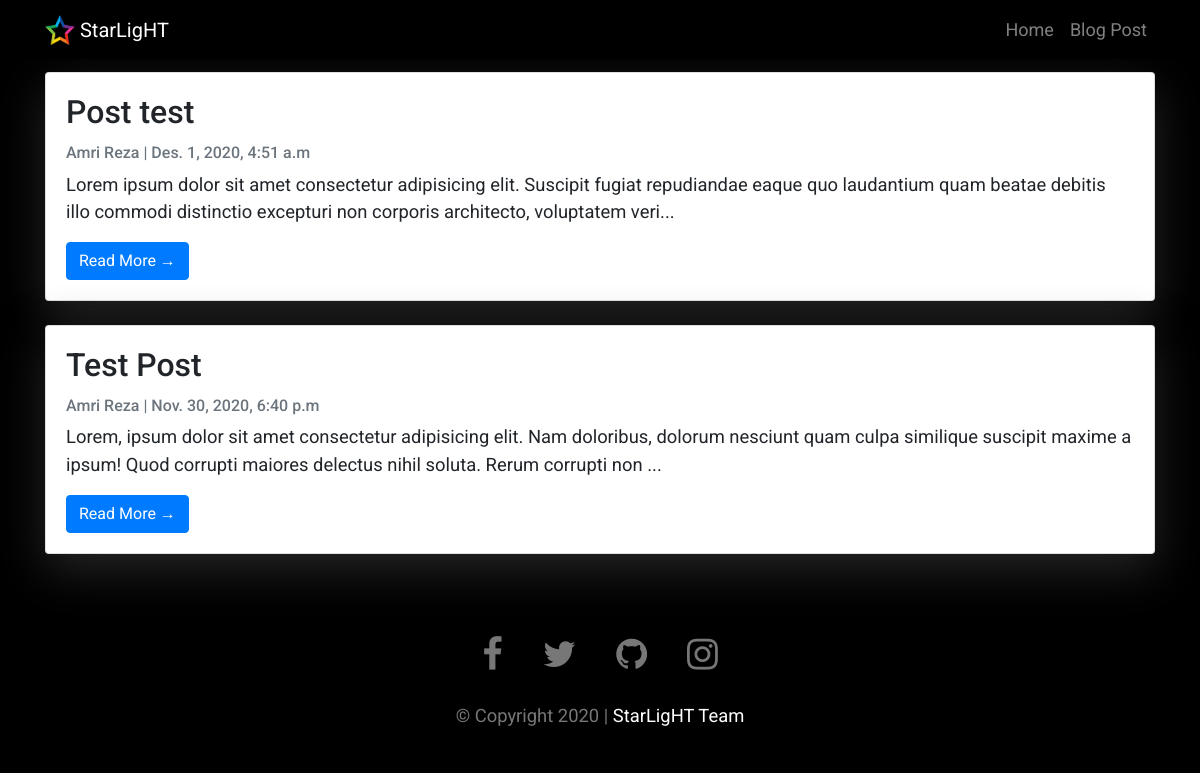
The page /blog/ on the database as committed earlier.
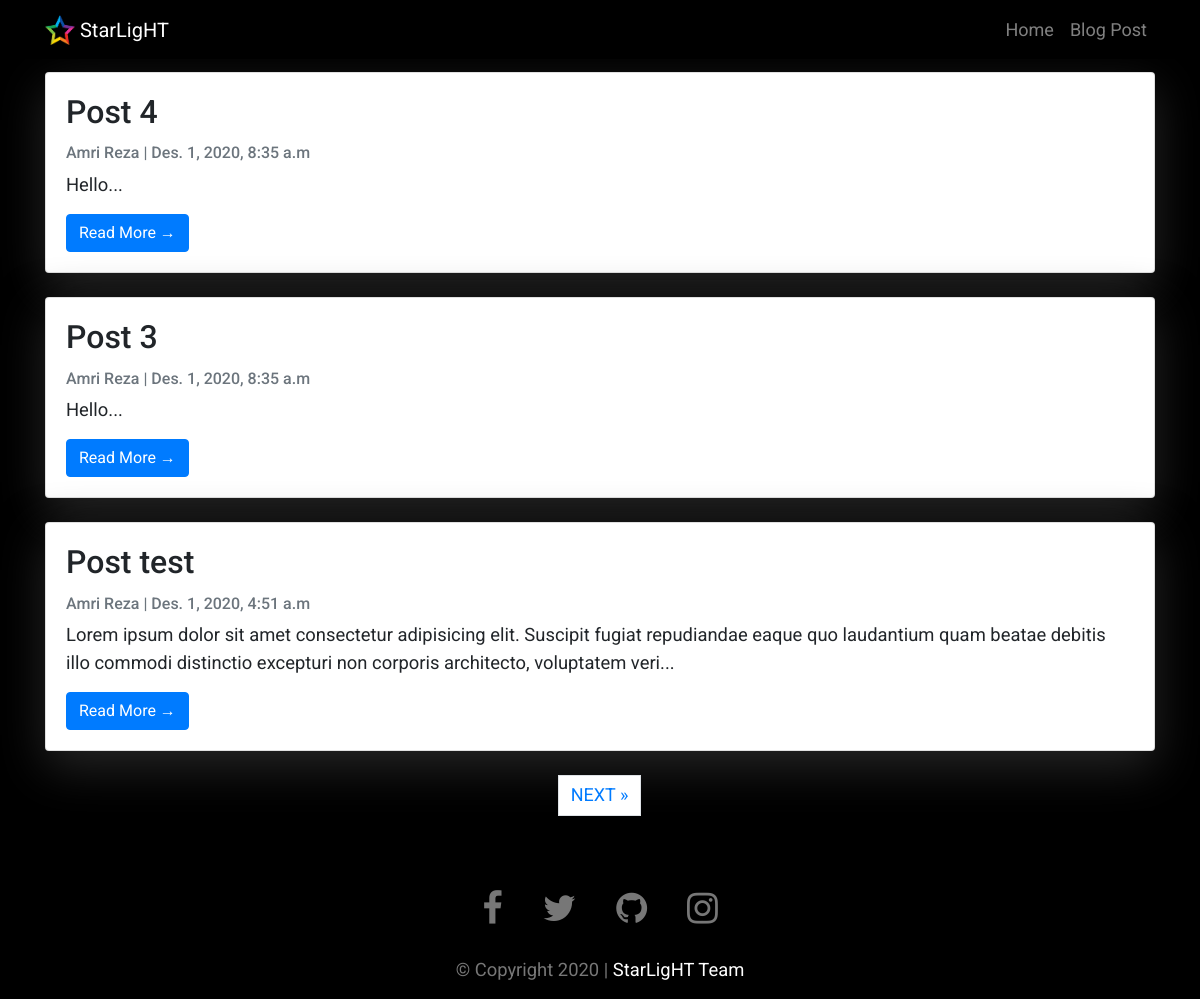
The same page on the database as committed later.
### blog/models.py (models this page shows, shortened)
class Post(models.Model):
    title = models.CharField(max_length=200, unique=True)
    slug = models.SlugField(max_length=200, unique=True)
    author = models.ForeignKey(User, on_delete=models.CASCADE, related_name='blog_post')
    updated_on = models.DateTimeField(auto_now=True)
    content = models.TextField()
    created_on = models.DateTimeField(auto_now_add=True)
    status = models.IntegerField(choices=STATUS, default=0)
    class Meta:
        ordering = ['-created_on']

### blog/views.py (the view)
# urls.py: path("blog/", views.PostList, name="blog"),
def PostList(request):
    object_list = Post.objects.filter(status=1).order_by('-created_on')
    paginator = Paginator(object_list, 3)
    page = request.GET.get('page')
    try:
        post_list = paginator.page(page)
    except PageNotAnInteger:
        post_list = paginator.page(1)
    except EmptyPage:
        post_list = paginator.page(paginator.num_pages)
    finally:
        return render(request,
                    'blog/index.html',
                    {'page': page,
                    'post_list': post_list})

### templates/blog/index.html (shortened to what this page needs)
{% extends "base.html" %}
{% block content %}
<div class="container dark">
    <div class="row">
        <div class="col-md mt-3 left">
            {% for post in post_list %}
            <div class="card mb-4">
                <div class="card-body">
                    <h2 class="card-title">{{ post.title }}</h2>
                    <p class="card-text text-muted h6">{{ post.author.get_full_name }} | {{ post.created_on}} </p>
                    <p class="card-text">{{post.content|slice:":200" }}...</p>
                    <a href="{% url 'post_detail' post.slug  %}" class="btn btn-primary">Read More &rarr;</a>
                </div>
            </div>
            {% endfor %}
        </div>
    </div>
    {% if post_list.has_other_pages %}
    <ul class="pagination justify-content-center">
        {% if post_list.has_next %}
        <li><a href="?page={{ post_list.next_page_number }}" class="page-link"> NEXT &raquo;</a></li>
        {% endif %}
    </ul>
</div>
{% endif %}
</div>
{%endblock%}

### templates/base.html (shortened to what this page needs)
<!DOCTYPE html>
<html>
<head>
	<link rel="stylesheet" href="https://maxcdn.bootstrapcdn.com/bootstrap/4.0.0/css/bootstrap.min.css"
 />
	<link rel="stylesheet" href="https://stackpath.bootstrapcdn.com/font-awesome/4.7.0/css/font-awesome.min.css"
>
	<link rel="stylesheet" href="https://unpkg.com/aos@next/dist/aos.css" />
	{% load static %}
	<link rel="stylesheet" href="{% static 'css/style.css' %}">
</head>
<body data-spy="scroll" data-target=".navbar" data-offset="50">
	<header>
		<nav class="navbar navbar-expand-lg navbar-dark bg-dark fixed-top">
			<div class="container">
				<a class="navbar-brand" href="/">
					{% load static %}
					<img src="{% static 'img/logo.png' %}" width="30" height="30" class="d-inline-block align-top" alt="">
					StarLigHT
				</a>
				<div class="collapse navbar-collapse" id="navbarSupportedContent">
					<ul class="navbar-nav ml-lg-auto">
						<li class="nav-item">
							<a class="nav-link" href="/">Home <span class="sr-only">(current)</span></a>
						</li>
						<li class="nav-item">
							<a class="nav-link" href="/blog">Blog Post</a>
						</li>
					</ul>
				</div>
			</div>
		</nav>
	</header>
	{% block content %}{% endblock content %}
	<footer>
		<div class="container">
			<div class="row">
				<div class="col-sm-12">
					<ul class="sci">
						<li><a href="https://web.facebook.com/maulana.firmansyah.1485/"><i class="fa fa-facebook"></i></a></li>
						<li><a href="https://twitter.com/maulanazxz"><i class="fa fa-twitter"></i></a></li>
						<li><a href="https://github.com/iMazXZ"><i class="fa fa-github"></i></a></li>
						<li><a href="https://www.instagram.com/maulanazxz/"><i class="fa fa-instagram"></i></a></li>
					</ul>
					<p class="cpryt">© Copyright 2020 | <a href="#">StarLigHT Team</a></p>
				</div>
			</div>
		</div>
	</footer>
</body>
</html>

### static/css/style.css (style rules this page uses)
* { outline: none !important; scroll-behavior: smooth; }
body { padding-top: 56px; font-family: 'Poppins', sans-serif; }
header { position: relative; z-index: 1000000; }
p { font-size: 1.15rem }
.navbar { background: #000 !important; transition: 0.5s; }
footer { background: #000000; padding: 50px 0 0; }
.sci { margin: 0; padding: 0; display: flex; justify-content: center; align-items: center; }
.sci li { list-style: none; margin: 0 20px; }
.sci li a { color: #777777; font-size: 2em; transition: 0.5s; }
.cpryt { margin-top: 20px; text-align: center; color: #777777; }
.cpryt a, .cpryt:hover { color: #fff; }
@media (min-width: 992px) { .navbar-expand-lg .navbar-nav .nav-link { padding-right: .1.5rem; padding-left: .1.5rem; } }
.navbar-nav .nav-link { padding-right: 0; padding-left: 20px; }

### templates/base.html (style rules this page uses)
body { font-family: "Roboto", sans-serif; font-size: 17px; background-color: #fdfdfd; }

### templates/blog/index.html (style rules this page uses)
body { font-family: "Roboto", sans-serif; font-size: 18px; background-color: #000; }
.dark { background-color: #000; }
.card { box-shadow: 0 16px 48px #262626; }

Rows that differ between the two databases and show on the page:
no longer on this page (row unchanged): Post: title "Test Post", author.get_full_name "Amri Reza", created_on "Nov. 30, 2020, 6:40 p.m", content "Lorem, ipsum dolor sit amet consectetur adipisicing elit. Nam doloribus, dolorum nesciunt quam culpa similique suscipit maxime a ipsum! Quod corrupti maiores delectus nihil soluta. Rerum corrupti non"
added Post: title "Post 4", author.get_full_name "Amri Reza", created_on "Des. 1, 2020, 8:35 a.m", content "Hello"
added Post: title "Post 3", author.get_full_name "Amri Reza", created_on "Des. 1, 2020, 8:35 a.m", content "Hello"
Other text that changed with them:
text now shown: "NEXT »"
